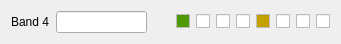
   <widget class="QWidget" name="layoutWidget_11">
    <property name="geometry">
     <rect>
      <x>10</x>
      <y>160</y>
      <width>341</width>
      <height>27</height>
     </rect>
    </property>
    <layout class="QHBoxLayout" name="horizontalLayout_13">
     <item>
      <widget class="QLabel" name="label_15">
       <property name="text">
        <string>Band 4</string>
       </property>
      </widget>
     </item>
     <item>
      <widget class="QLineEdit" name="lineEditR_5">
       <property name="sizePolicy">
        <sizepolicy hsizetype="Expanding" vsizetype="Fixed">
         <horstretch>0</horstretch>
         <verstretch>0</verstretch>
        </sizepolicy>
       </property>
       <property name="focusPolicy">
        <enum>Qt::NoFocus</enum>
       </property>
       <property name="readOnly">
        <bool>true</bool>
       </property>
      </widget>
     </item>
     <item>
      <spacer name="horizontalSpacer_13">
       <property name="orientation">
        <enum>Qt::Horizontal</enum>
       </property>
       <property name="sizeHint" stdset="0">
        <size>
         <width>40</width>
         <height>20</height>
        </size>
       </property>
      </spacer>
     </item>
     <item>
      <widget class="QCheckBox" name="checkBoxR_33">
       <property name="sizePolicy">
        <sizepolicy hsizetype="Fixed" vsizetype="Fixed">
         <horstretch>0</horstretch>
         <verstretch>0</verstretch>
        </sizepolicy>
       </property>
       <property name="palette">
        <palette>
         <active>
          <colorrole role="Base">
           <brush brushstyle="SolidPattern">
            <color alpha="255">
             <red>78</red>
             <green>154</green>
             <blue>6</blue>
            </color>
           </brush>
          </colorrole>
         </active>
         <inactive>
          <colorrole role="Base">
           <brush brushstyle="SolidPattern">
            <color alpha="255">
             <red>78</red>
             <green>154</green>
             <blue>6</blue>
            </color>
           </brush>
          </colorrole>
         </inactive>
         <disabled>
          <colorrole role="Base">
           <brush brushstyle="SolidPattern">
            <color alpha="255">
             <red>239</red>
             <green>235</green>
             <blue>231</blue>
            </color>
           </brush>
          </colorrole>
         </disabled>
        </palette>
       </property>
       <property name="focusPolicy">
        <enum>Qt::NoFocus</enum>
       </property>
       <property name="text">
        <string notr="true"/>
       </property>
      </widget>
     </item>
     <item>
      <widget class="QCheckBox" name="checkBoxR_34">
       <property name="sizePolicy">
        <sizepolicy hsizetype="Fixed" vsizetype="Fixed">
         <horstretch>0</horstretch>
         <verstretch>0</verstretch>
        </sizepolicy>
       </property>
       <property name="focusPolicy">
        <enum>Qt::NoFocus</enum>
       </property>
       <property name="text">
        <string notr="true"/>
       </property>
      </widget>
     </item>
     <item>
      <widget class="QCheckBox" name="checkBoxR_35">
       <property name="sizePolicy">
        <sizepolicy hsizetype="Fixed" vsizetype="Fixed">
         <horstretch>0</horstretch>
         <verstretch>0</verstretch>
        </sizepolicy>
       </property>
       <property name="focusPolicy">
        <enum>Qt::NoFocus</enum>
       </property>
       <property name="text">
        <string notr="true"/>
       </property>
      </widget>
     </item>
     <item>
      <widget class="QCheckBox" name="checkBoxR_36">
       <property name="sizePolicy">
        <sizepolicy hsizetype="Fixed" vsizetype="Fixed">
         <horstretch>0</horstretch>
         <verstretch>0</verstretch>
        </sizepolicy>
       </property>
       <property name="focusPolicy">
        <enum>Qt::NoFocus</enum>
       </property>
       <property name="text">
        <string notr="true"/>
       </property>
      </widget>
     </item>
     <item>
      <widget class="QCheckBox" name="checkBoxR_37">
       <property name="sizePolicy">
        <sizepolicy hsizetype="Fixed" vsizetype="Fixed">
         <horstretch>0</horstretch>
         <verstretch>0</verstretch>
        </sizepolicy>
       </property>
       <property name="palette">
        <palette>
         <active>
          <colorrole role="Base">
           <brush brushstyle="SolidPattern">
            <color alpha="255">
             <red>196</red>
             <green>160</green>
             <blue>0</blue>
            </color>
           </brush>
          </colorrole>
         </active>
         <inactive>
          <colorrole role="Base">
           <brush brushstyle="SolidPattern">
            <color alpha="255">
             <red>196</red>
             <green>160</green>
             <blue>0</blue>
            </color>
           </brush>
          </colorrole>
         </inactive>
         <disabled>
          <colorrole role="Base">
           <brush brushstyle="SolidPattern">
            <color alpha="255">
             <red>239</red>
             <green>235</green>
             <blue>231</blue>
            </color>
           </brush>
          </colorrole>
         </disabled>
        </palette>
       </property>
       <property name="focusPolicy">
        <enum>Qt::NoFocus</enum>
       </property>
       <property name="text">
        <string notr="true"/>
       </property>
      </widget>
     </item>
     <item>
      <widget class="QCheckBox" name="checkBoxR_38">
       <property name="sizePolicy">
        <sizepolicy hsizetype="Fixed" vsizetype="Fixed">
         <horstretch>0</horstretch>
         <verstretch>0</verstretch>
        </sizepolicy>
       </property>
       <property name="focusPolicy">
        <enum>Qt::NoFocus</enum>
       </property>
       <property name="text">
        <string notr="true"/>
       </property>
      </widget>
     </item>
     <item>
      <widget class="QCheckBox" name="checkBoxR_39">
       <property name="sizePolicy">
        <sizepolicy hsizetype="Fixed" vsizetype="Fixed">
         <horstretch>0</horstretch>
         <verstretch>0</verstretch>
        </sizepolicy>
       </property>
       <property name="focusPolicy">
        <enum>Qt::NoFocus</enum>
       </property>
       <property name="text">
        <string notr="true"/>
       </property>
      </widget>
     </item>
     <item>
      <widget class="QCheckBox" name="checkBoxR_40">
       <property name="sizePolicy">
        <sizepolicy hsizetype="Fixed" vsizetype="Fixed">
         <horstretch>0</horstretch>
         <verstretch>0</verstretch>
        </sizepolicy>
       </property>
       <property name="focusPolicy">
        <enum>Qt::NoFocus</enum>
       </property>
       <property name="text">
        <string notr="true"/>
       </property>
      </widget>
     </item>
    </layout>
   </widget>
